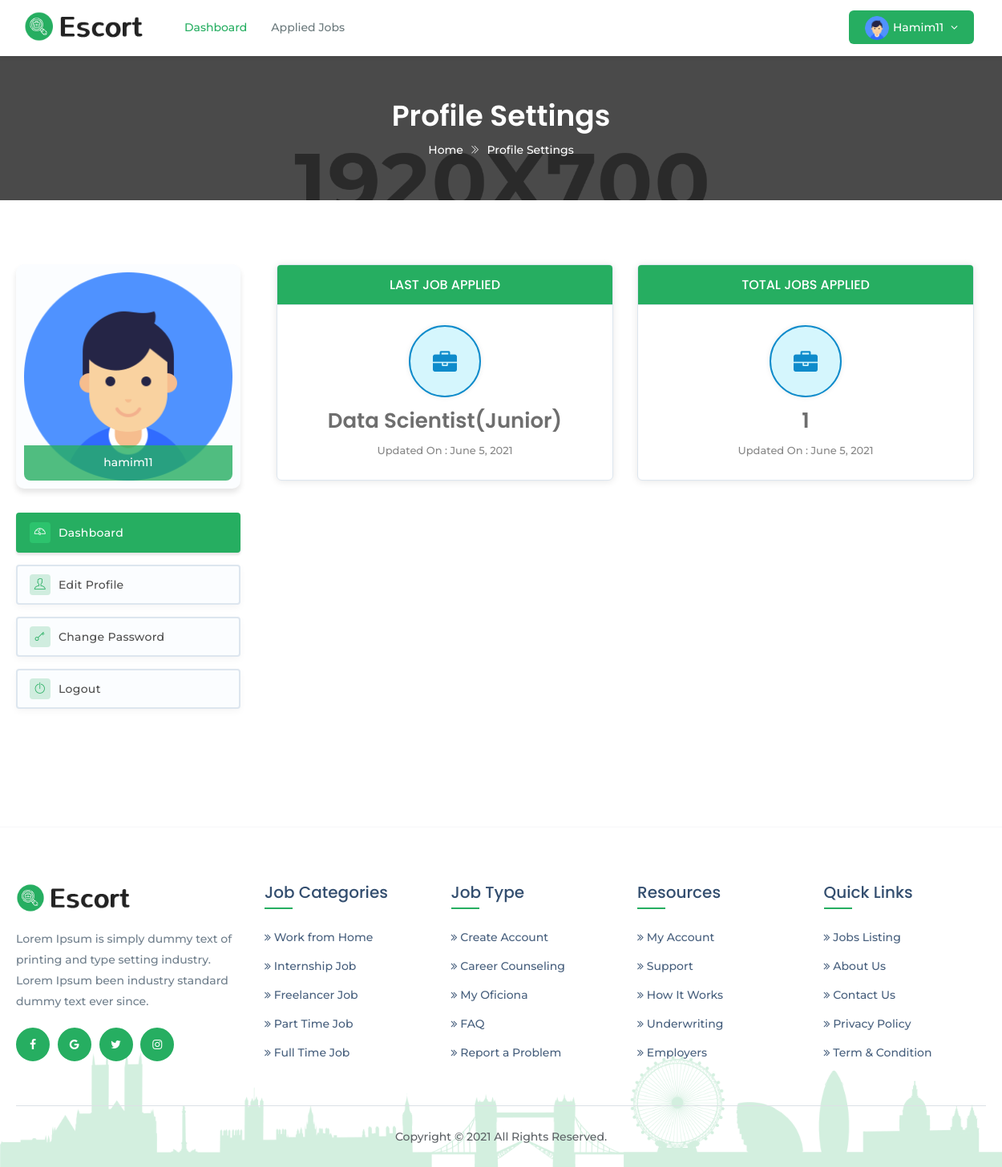
/account/applicantdashboard/ (signed in), run on an earlier commit of the app's database.
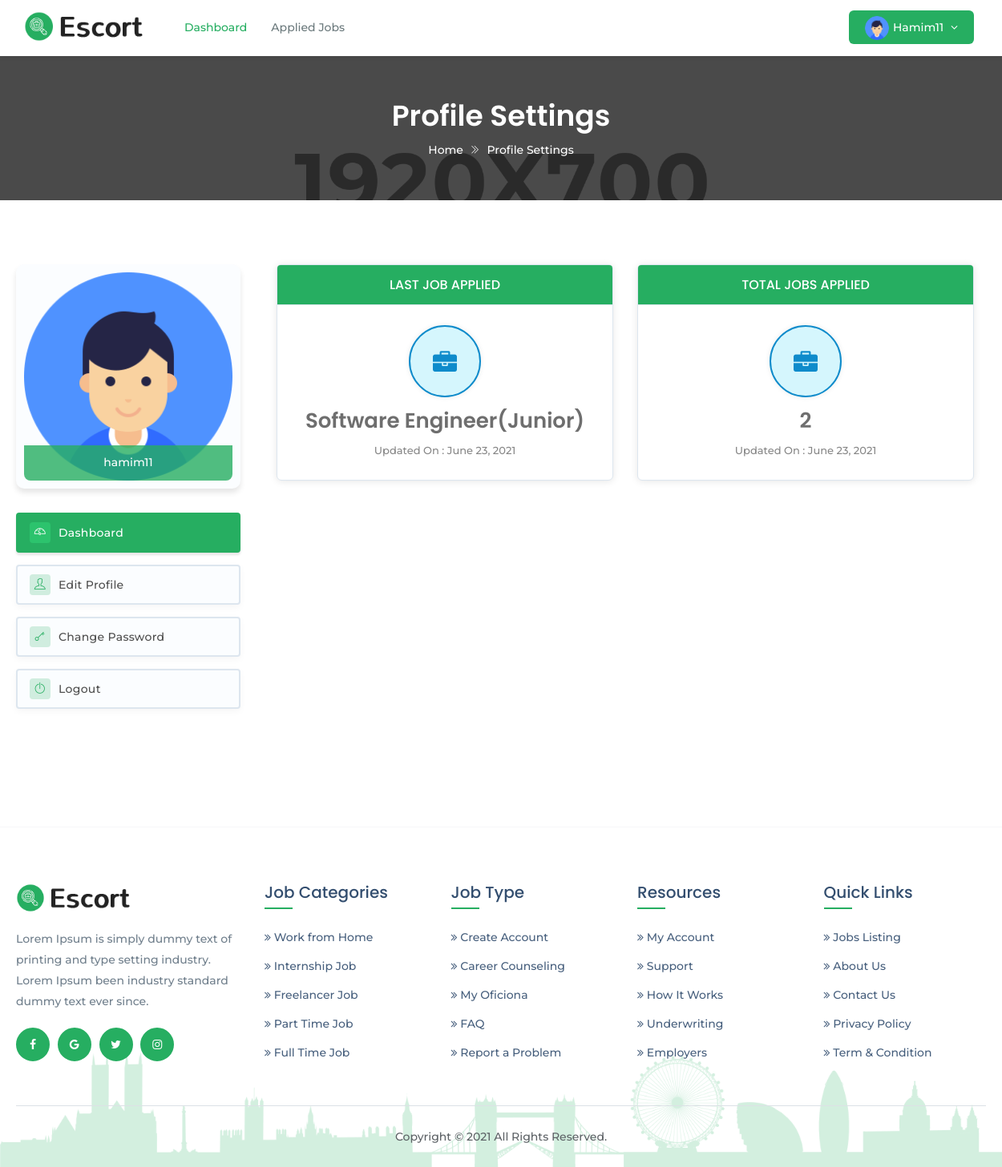
And on a later commit of the database.
### cvrecommender/models.py (models this page shows, shortened)
class JobApplication(models.Model):
    applicant = models.ForeignKey('account.Applicant',
                                  on_delete=models.CASCADE,
                                  related_name='jobapplicants', blank=True)
    job = models.ForeignKey('Job',
                            on_delete=models.CASCADE,
                            related_name='jobs')
    apply_time = models.DateField(auto_now_add=True)
    first_name = models.CharField(max_length=30)
    last_name = models.CharField(max_length=20)
    email = models.EmailField(max_length=254)
    phone = models.CharField(max_length=11)
    education_application = models.CharField(max_length=20, choices=EDU)
    cgpa_application = models.DecimalField(max_digits=3, decimal_places=2)
    skill_req_application = models.TextField()
    skill_bonus_application = models.CharField(
        max_length=255, blank=True, null=True)
    related_experience_application = models.PositiveSmallIntegerField(
        validators=[MinValueValidator(0), MaxValueValidator(15)])
    total_experience_application = models.PositiveSmallIntegerField(
        validators=[MinValueValidator(0), MaxValueValidator(15)])
    score = models.FloatField(default=0.0)
    note_application = models.TextField(blank=True, null=True)
    cv_application = models.FileField()
    def __str__(self):
        return self.job.title

class Job(models.Model):
    title = models.CharField(max_length=200)
    slug = models.SlugField(max_length=200, blank=True,
                            help_text='You may keep it blank')
    company_name = models.CharField(max_length=200)
    starting_date = models.DateField(blank=True, null=True)
    deadline = models.DateField(blank=True, null=True)
    salary = models.PositiveIntegerField()
    vacancy = models.PositiveSmallIntegerField(
        validators=[MinValueValidator(1), MaxValueValidator(50)])
    job_category = models.CharField(max_length=50, choices=JOB_CATEGORY)
    job_type = models.CharField(max_length=20, choices=JOB_TYPE)
    email = models.EmailField(max_length=254,)
    phone = models.CharField(max_length=11, blank=True, null=True)
    company_website = models.URLField()
    logo = models.ImageField(null=True, blank=True)
    address = models.TextField(max_length=200)
    division = models.CharField(max_length=15, choices=CITY)
    description = models.TextField()
    responsibility = models.TextField()
    min_education = models.CharField(max_length=20, choices=EDU)
    cgpa = models.DecimalField(max_digits=3, decimal_places=2)
    experience = models.PositiveSmallIntegerField(
        validators=[MinValueValidator(0), MaxValueValidator(15)])
    skill_req = models.TextField(help_text='Input skills with comma')
    skill_bonus = models.CharField(
        max_length=255, blank=True, null=True, help_text='Input skills with comma')
    status = models.CharField(max_length=20, choices=STATUS)
    publish = models.DateField(auto_now_add=True)
    last_modified = models.DateField(auto_now=True)
    recruiter = models.ForeignKey('account.Recruiter',
                                  on_delete=models.CASCADE,
                                  related_name='recruiters')
    applicant = models.ManyToManyField('account.Applicant',
                                       related_name='applicants', blank=True)
    objects = models.Manager()         # default manager
    published = PublishedManager()    # custom manager for all published job post

### custom_decorators/custom_decorator.py (the view)
        def wrapper_function(request, *args, **kwargs):
            group = None
            if request.user.groups.exists():
                group = request.user.groups.all()[0].name
                if group in allowed_group:
                    return view_function(request, *args, **kwargs)
                else:
                    return HttpResponse('You are not allowed and this is yet to be edited')
            else:
                return redirect('login')

### account/views.py (called while the page is built)
@login_required(login_url='login')
@allowed_users(allowed_group=['applicant'])
def applicantdashboard(request):
    applied = JobApplication.objects.filter(
        applicant=request.user.applicant)
    if applied:
        total = applied.count()
        latest = applied.latest('apply_time')
    else:
        total = 0
        latest = None
    context = {'total': total, 'latest': latest}
    return render(request, 'registration/applicant-dashboard.html', context)

### account/templates/registration/applicant-dashboard.html (shortened to what the changed rows need)
{% load static %}
<!DOCTYPE html>
<html class="no-js" lang="zxx">
<head>
<link href="{% static 'assets/plugins/bootstrap/css/bootstrap.min.css' %}" rel="stylesheet">
<link href="{% static 'assets/plugins/icons/css/icons.css' %}" rel="stylesheet">
<link href="{% static 'assets/plugins/animate/animate.css' %}" rel="stylesheet">
<link href="{% static 'assets/plugins/aos-master/aos.css' %}" rel="stylesheet">
<link href="{% static 'assets/plugins/bootstrap/css/bootsnav.css' %}" rel="stylesheet">
<link href="{% static 'assets/plugins/nice-select/css/nice-select.css' %}" rel="stylesheet">
<link href="{% static 'assets/plugins/date-dropper/datedropper.css' %}" rel="stylesheet">
<link href="{% static 'assets/css/style.css' %}" rel="stylesheet">
<link href="{% static 'assets/css/responsive.css' %}" rel="stylesheet">
</head>
<body class="utf_skin_area">
<div class="page-title">
  <div class="container">
    <div class="page-caption">
      <h2>Profile Settings</h2>
    </div>
  </div>
</div>
<section class="padd-top-80 padd-bot-80">
  <div class="container">
    <div class="row">
	  <div class="col-md-9">
      <div id="dashboard_listing_blcok">
		  <div class="col-md-6 col-sm-6">
			<div class="statusbox">
			  <div class="statusbox-content">
				<p class="ic_status_item ic_col_one"><i class="fa fa-briefcase"></i></p>
				{% if latest %}
          <h2>{{ latest }}</h2>
				  <span>Updated On : {{ latest.apply_time }}</span>
        {% else %}
          <p class="text-danger">You haven't applied to any job yet.</p>
				  <span>Updated On : </span>
        {% endif %}
			  </div>
			</div>
		  </div>
		  <div class="col-md-6 col-sm-6">
			<div class="statusbox">
			  <div class="statusbox-content">
				<p class="ic_status_item ic_col_one"><i class="fa fa-briefcase"></i></p>
				{% if latest %}
          <h2>{{ total }}</h2>
				  <span>Updated On : {{ latest.apply_time }}</span>
        {% else %}
          <h2>{{ total }}</h2>
				  <span>Updated On : </span>
        {% endif %}
			  </div>
			</div>
		  </div>
		</div>
    </div>
    </div>
  </div>
</section>
</body>
</html>

What changed in the data, as far as the page shows it:
no longer on this page (row unchanged): JobApplication: job.title "Data Scientist(Junior)", apply_time "June 5, 2021"
added JobApplication: job.title "Software Engineer(Junior)", apply_time "June 23, 2021"
Also different on the page:
{{ total }}: "1" → "2"
